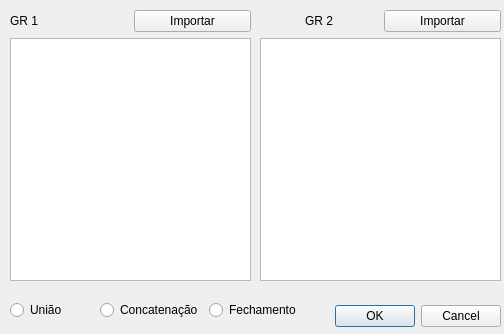
<?xml version="1.0" encoding="UTF-8"?>
<ui version="4.0">
 <class>Dialog</class>
 <widget class="QDialog" name="Dialog">
  <property name="geometry">
   <rect>
    <x>0</x>
    <y>0</y>
    <width>504</width>
    <height>334</height>
   </rect>
  </property>
  <property name="windowTitle">
   <string>Operações</string>
  </property>
  <widget class="QDialogButtonBox" name="op_rg_buttonBox">
   <property name="geometry">
    <rect>
     <x>310</x>
     <y>300</y>
     <width>191</width>
     <height>32</height>
    </rect>
   </property>
   <property name="orientation">
    <enum>Qt::Horizontal</enum>
   </property>
   <property name="standardButtons">
    <set>QDialogButtonBox::Cancel|QDialogButtonBox::Ok</set>
   </property>
  </widget>
  <widget class="QWidget" name="horizontalLayoutWidget_3">
   <property name="geometry">
    <rect>
     <x>10</x>
     <y>290</y>
     <width>291</width>
     <height>41</height>
    </rect>
   </property>
   <layout class="QHBoxLayout" name="horizontalLayout_3">
    <item>
     <widget class="QRadioButton" name="unionrg_radio">
      <property name="text">
       <string>União</string>
      </property>
     </widget>
    </item>
    <item>
     <widget class="QRadioButton" name="concatenation_radio">
      <property name="text">
       <string>Concatenação</string>
      </property>
     </widget>
    </item>
    <item>
     <widget class="QRadioButton" name="kleene_radio">
      <property name="enabled">
       <bool>true</bool>
      </property>
      <property name="text">
       <string>Fechamento</string>
      </property>
     </widget>
    </item>
   </layout>
  </widget>
  <widget class="QWidget" name="verticalLayoutWidget">
   <property name="geometry">
    <rect>
     <x>10</x>
     <y>10</y>
     <width>241</width>
     <height>271</height>
    </rect>
   </property>
   <layout class="QVBoxLayout" name="verticalLayout">
    <item>
     <layout class="QHBoxLayout" name="horizontalLayout">
      <item>
       <widget class="QLabel" name="rg_1_label">
        <property name="text">
         <string>GR 1</string>
        </property>
       </widget>
      </item>
      <item>
       <widget class="QPushButton" name="import_gr_1_button">
        <property name="text">
         <string>Importar</string>
        </property>
       </widget>
      </item>
     </layout>
    </item>
    <item>
     <widget class="QPlainTextEdit" name="rg_1_input"/>
    </item>
   </layout>
  </widget>
  <widget class="QWidget" name="verticalLayoutWidget_2">
   <property name="geometry">
    <rect>
     <x>260</x>
     <y>10</y>
     <width>241</width>
     <height>271</height>
    </rect>
   </property>
   <layout class="QVBoxLayout" name="verticalLayout_2">
    <item>
     <layout class="QHBoxLayout" name="horizontalLayout_2">
      <item alignment="Qt::AlignHCenter">
       <widget class="QLabel" name="rg_2_label">
        <property name="text">
         <string>GR 2</string>
        </property>
       </widget>
      </item>
      <item>
       <widget class="QPushButton" name="import_gr_2_button">
        <property name="text">
         <string>Importar</string>
        </property>
       </widget>
      </item>
     </layout>
    </item>
    <item>
     <widget class="QPlainTextEdit" name="rg_2_input"/>
    </item>
   </layout>
  </widget>
 </widget>
 <resources/>
 <connections>
  <connection>
   <sender>op_rg_buttonBox</sender>
   <signal>accepted()</signal>
   <receiver>Dialog</receiver>
   <slot>accept()</slot>
   <hints>
    <hint type="sourcelabel">
     <x>248</x>
     <y>254</y>
    </hint>
    <hint type="destinationlabel">
     <x>157</x>
     <y>274</y>
    </hint>
   </hints>
  </connection>
  <connection>
   <sender>op_rg_buttonBox</sender>
   <signal>rejected()</signal>
   <receiver>Dialog</receiver>
   <slot>reject()</slot>
   <hints>
    <hint type="sourcelabel">
     <x>316</x>
     <y>260</y>
    </hint>
    <hint type="destinationlabel">
     <x>286</x>
     <y>274</y>
    </hint>
   </hints>
  </connection>
 </connections>
</ui>
